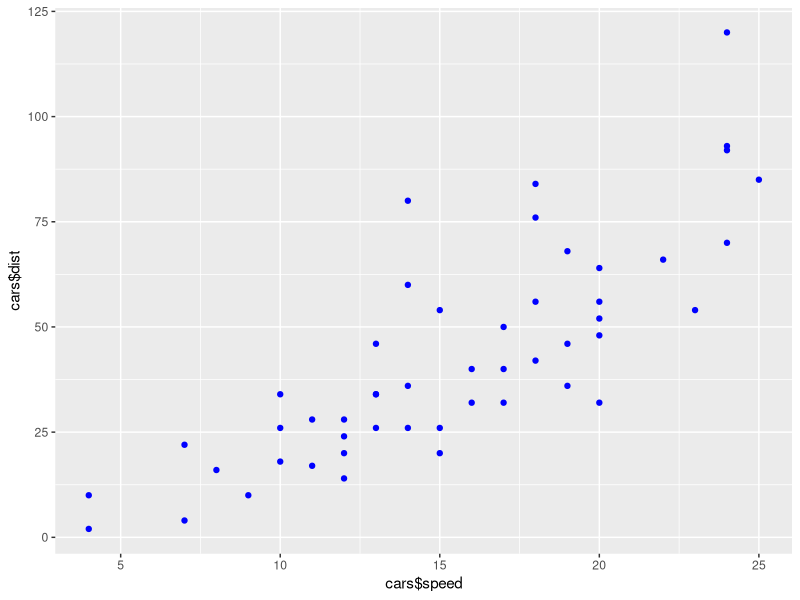

R code for this plot:
## ---- chunk 1
summary(cars)
## ---- chunk 2
library(tidyverse)

ggplot(data = cars, mapping = aes(x = cars$speed, y = cars$dist)) + 
  geom_point(color = "blue")
